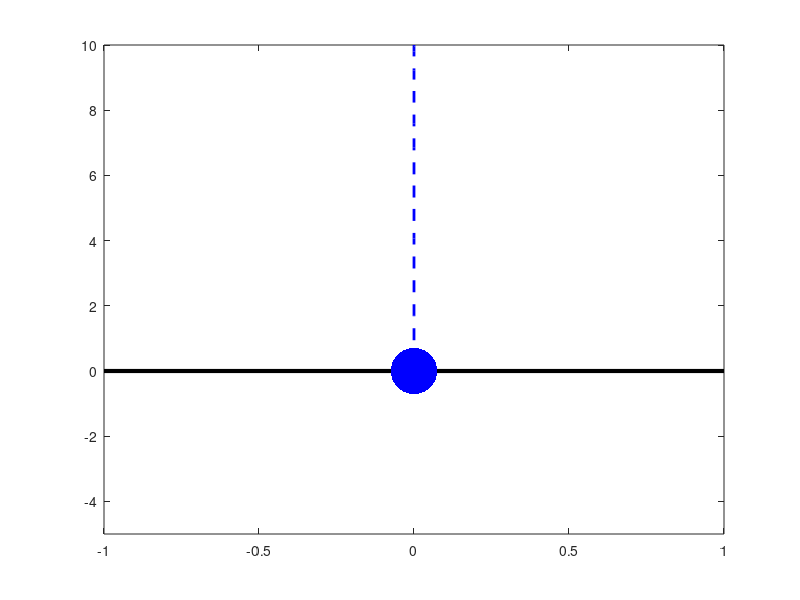

Recreate this plot in MATLAB.
function [t,z,te,ze] = integrator_events(z0) 
% Numerical integration with integrator events
% z0 = [x0, xdot0, y0, ydot0] - initial conditions

if ~exist('z0','var') || isempty(z0)
    z0 = [0,0,10,0];  %initial conditions
end

%define constants
g = 9.81;   %m/s^2  acceleration due to graivty

    function dz = particle_in_gravity_eom(~,z)
        %z = [x,xdot,y,ydot]
        dz = [z(2); 0; z(4); -g];
    end

    function [value,isterminal,direction] = particle_in_gravity_event(~,z)
        %z = [x,xdot,y,ydot]
        % this will be zero when the mass has a height of 0:
        value = z(3); 
        isterminal = 1; %we wish to stop the integration at this point
        %direction = 1; %trigger increasing events
        direction = -1; %trigger decreasing events
    end

% set options
options = odeset('events',@particle_in_gravity_event);
[t,z,te,ze] = ode45(@particle_in_gravity_eom,0:0.1:100,z0,options);

x = z(:,1);
y = z(:,3);

figure(1)
clf
plot([min([min(x),-1]),max([max(x), 1])],[0,0],'k', 'Linewidth',3)
hold on
ylim([-1,y(1)])
p = plot(x(1), y(1), '.b','MarkerSize', 100);
traj = plot(x(1),y(1), 'b--', 'Linewidth',2);

for j=2:length(y)
    set(p,'XData', x(j), 'YData', y(j))
    set(traj,'XData', x(1:j), 'YData', y(1:j))
    pause(t(j)-t(j-1))
    ylim([min([-1,y(j)-5]),y(1)])
end

end